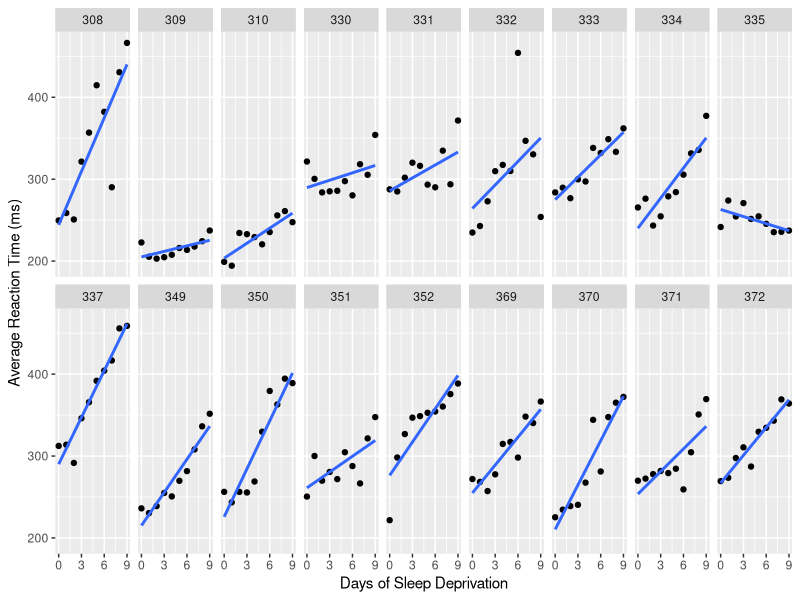

The R script that drew this image:
## ---- chunk 1
knitr::opts_chunk$set(echo = TRUE)
packages_needed <- c("ggplot2", # graphics
                     "dplyr",
                     "arm", # display() etc.
                     "MASS",
                     "ggfortify",
                     "nlme",
                     "lme4",
                     "lmerTest"
                     )
pk_to_install <- packages_needed [!( packages_needed %in% rownames(installed.packages())  )]
if(length(pk_to_install)>0 ){
  install.packages(pk_to_install,repos="http://cran.r-project.org")
}
#lapply(packages_needed, require, character.only = TRUE)
library(ggplot2)
library(dplyr)
library(arm)
library(MASS)
library(ggfortify)
library(nlme)
library(lme4)
library(lmerTest)
## ---- chunk 2
sleepstudy
## ---- chunk 3
ggplot(data=sleepstudy, aes(Days, Reaction)) + 
  geom_point() +
  stat_smooth(method="lm", se=FALSE) + facet_wrap(.~Subject, nrow = 2) +
  xlab("Days of Sleep Deprivation") +
  ylab("Average Reaction Time (ms)") +
  scale_x_continuous(breaks=seq(0, 9, 3))  # Ticks from 0-9, every 3
## ---- chunk 4
fm1 <- lmer(Reaction ~ Days + (Days | Subject), sleepstudy)
summary(fm1)
